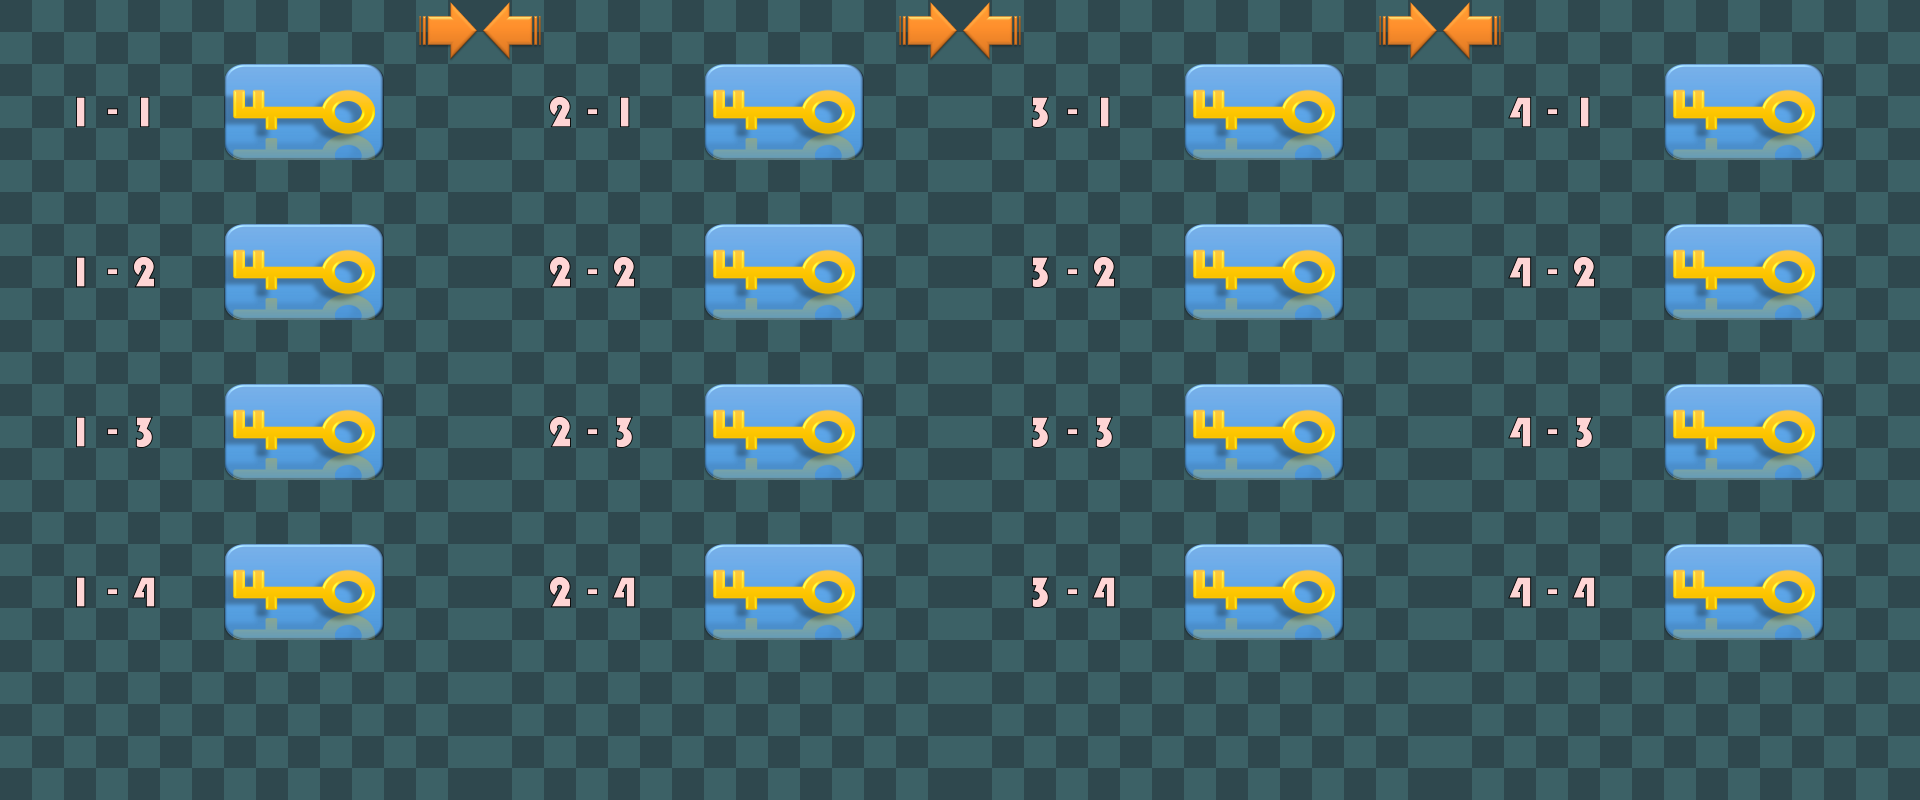

Tiled map render using the project's own tile images. Description and the map definition, with tile-layer contents summarised, below:
An orthogonal 60x25 tile map with 32x32 px tiles, 2 tile layers (background, foreground) and 16 objects.

<map version="1.0" orientation="orthogonal" renderorder="right-down" width="60" height="25" tilewidth="32" tileheight="32" nextobjectid="27">
 <tileset firstgid="1" name="stage_select_output" tilewidth="32" tileheight="32" spacing="4" margin="2" tilecount="64">
  <image source="stage_select_output.png" width="288" height="288" />
 </tileset>
 <layer name="background" width="60" height="25">
  <data>[1500 cells, 1500 non-empty, 2 distinct tile ids]</data>
 </layer>
 <objectgroup name="object">
  <object id="4" x="224" y="64" width="160" height="96">
   <properties>
    <property name="stage" value="1" />
   </properties>
  </object>
  <object id="5" x="224" y="224" width="160" height="96">
   <properties>
    <property name="stage" value="2" />
   </properties>
  </object>
  <object id="13" x="224" y="384" width="160" height="96">
   <properties>
    <property name="stage" value="3" />
   </properties>
  </object>
  <object id="14" x="224" y="544" width="160" height="96">
   <properties>
    <property name="stage" value="4" />
   </properties>
  </object>
  <object id="15" x="704" y="64" width="160" height="96">
   <properties>
    <property name="stage" value="5" />
   </properties>
  </object>
  <object id="16" x="704" y="224" width="160" height="96">
   <properties>
    <property name="stage" value="6" />
   </properties>
  </object>
  <object id="17" x="704" y="384" width="160" height="96">
   <properties>
    <property name="stage" value="7" />
   </properties>
  </object>
  <object id="18" x="704" y="544" width="160" height="96">
   <properties>
    <property name="stage" value="8" />
   </properties>
  </object>
  <object id="19" x="1184" y="64" width="160" height="96">
   <properties>
    <property name="stage" value="9" />
   </properties>
  </object>
  <object id="20" x="1184" y="224" width="160" height="96">
   <properties>
    <property name="stage" value="10" />
   </properties>
  </object>
  <object id="21" x="1184" y="384" width="160" height="96">
   <properties>
    <property name="stage" value="11" />
   </properties>
  </object>
  <object id="22" x="1184" y="544" width="160" height="96">
   <properties>
    <property name="stage" value="12" />
   </properties>
  </object>
  <object id="23" x="1664" y="64" width="160" height="96">
   <properties>
    <property name="stage" value="13" />
   </properties>
  </object>
  <object id="24" x="1664" y="224" width="160" height="96">
   <properties>
    <property name="stage" value="14" />
   </properties>
  </object>
  <object id="25" x="1664" y="384" width="160" height="96">
   <properties>
    <property name="stage" value="15" />
   </properties>
  </object>
  <object id="26" x="1664" y="544" width="160" height="96">
   <properties>
    <property name="stage" value="16" />
   </properties>
  </object>
 </objectgroup>
 <layer name="foreground" width="60" height="25">
  <data>[1500 cells, 312 non-empty, 28 distinct tile ids]</data>
 </layer>
</map>
